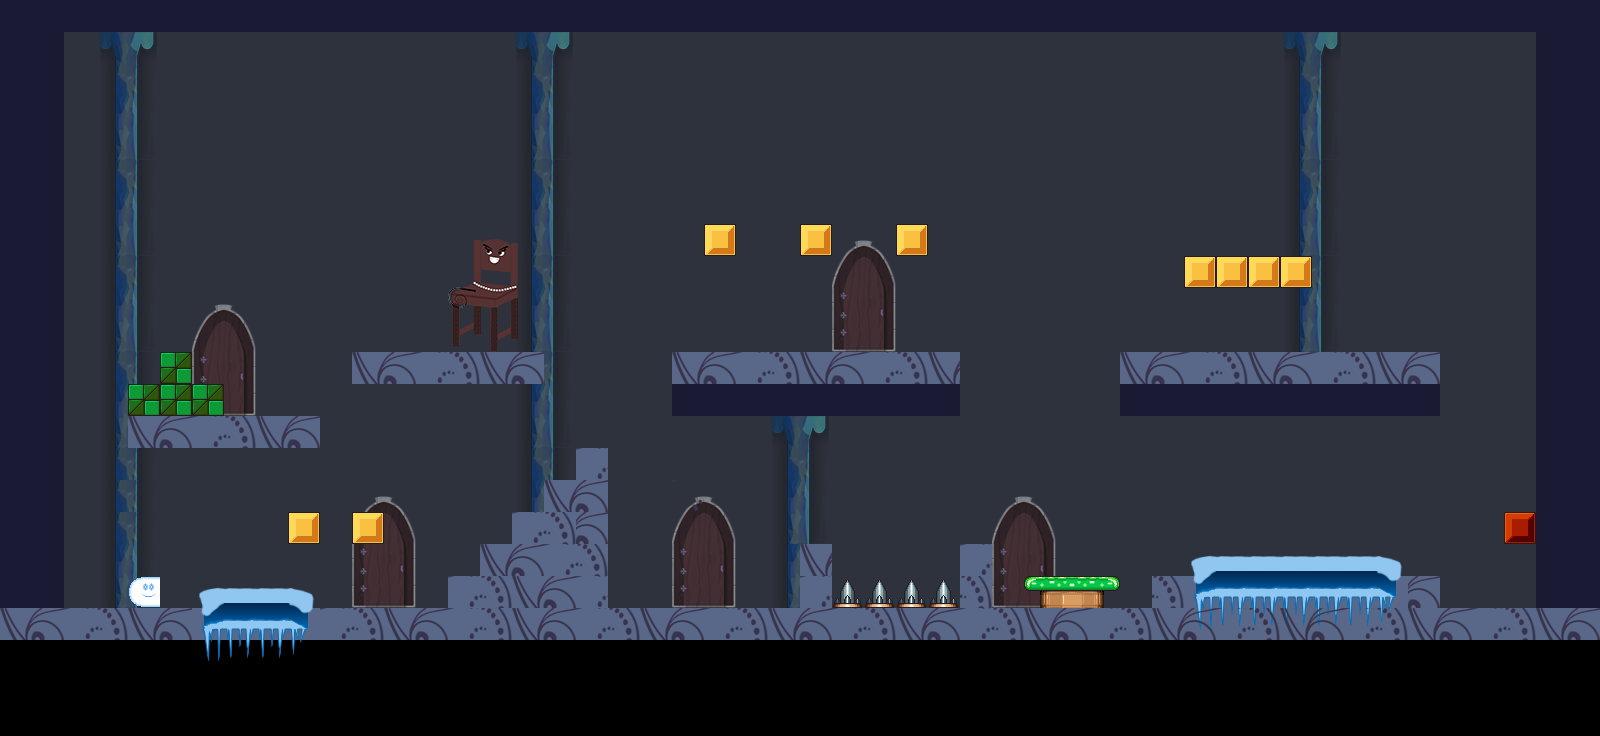

This is a level from a 2D game, rendered from its Tiled map with the project's own tilesets. A one-line summary and the map file follow, with tile-layer data summarised:
An orthogonal 50x23 tile map with 32x32 px tiles, 7 tile layers (background, bg elements, otherGround, ground, ...), 1 hidden layer not drawn, 6 tilesets and 1 object (playerSpawn).

<map version="1.0" orientation="orthogonal" renderorder="right-down" width="50" height="23" tilewidth="32" tileheight="32" nextobjectid="6">
 <tileset firstgid="1" name="tileset-level1" tilewidth="32" tileheight="32" tilecount="32" columns="8">
  <image source="oldTileSet.png" width="256" height="128" />
  <tile id="1">
   <properties>
    <property name="HasBody" value="" />
    <property name="bodyType" value="static" />
    <property name="friction" type="float" value="1" />
    <property name="myName" value="env" />
   </properties>
  </tile>
  <tile id="8">
   <properties>
    <property name="HasBody" value="" />
    <property name="bodyType" value="static" />
    <property name="friction" type="float" value="1" />
    <property name="isGround" value="" />
    <property name="myName" value="env" />
   </properties>
  </tile>
 </tileset>
 <tileset firstgid="33" name="tileset-platformer" tilewidth="32" tileheight="32" tilecount="102" columns="6">
  <image source="tileset-platformer.png" width="192" height="544" />
  <tile id="0">
   <properties>
    <property name="HasBody" value="" />
    <property name="bodyType" value="" />
    <property name="canBeBroken" value="" />
   </properties>
  </tile>
  <tile id="12">
   <properties>
    <property name="HasBody" value="" />
    <property name="bodyType" value="static" />
    <property name="bounce" type="float" value="1.2" />
   </properties>
  </tile>
  <tile id="13">
   <properties>
    <property name="HasBody" value="" />
    <property name="bodyType" value="static" />
    <property name="bounce" type="float" value="1.2" />
   </properties>
  </tile>
  <tile id="14">
   <properties>
    <property name="HasBody" value="" />
    <property name="bodyType" value="static" />
    <property name="bounce" type="float" value="1.2" />
   </properties>
  </tile>
  <tile id="50">
   <properties>
    <property name="HasBody" value="" />
    <property name="bodyType" value="dynamic" />
    <property name="friction" type="float" value="1" />
    <property name="isEnemy" value="true" />
    <property name="isInvincible" value="false" />
    <property name="lives" type="int" value="3" />
   </properties>
  </tile>
  <tile id="58">
   <properties>
    <property name="HasBody" value="" />
    <property name="bodyType" value="static" />
    <property name="isEnemy" value="" />
    <property name="myName" value="nemico" />
   </properties>
  </tile>
  <tile id="60">
   <properties>
    <property name="HasBody" value="" />
    <property name="bodyType" value="static" />
    <property name="isSensor" value="" />
    <property name="myName" value="end_level" />
   </properties>
  </tile>
  <tile id="62">
   <properties>
    <property name="HasBody" value="" />
    <property name="bodyType" value="static" />
    <property name="isSensor" value="true" />
    <property name="myName" value="coin" />
   </properties>
  </tile>
  <tile id="85">
   <properties>
    <property name="HasBody" value="" />
    <property name="bodyType" value="dynamic" />
    <property name="canBeBroken" value="true" />
   </properties>
  </tile>
 </tileset>
 <tileset firstgid="135" name="snowtiles" tilewidth="32" tileheight="32" tilecount="9" columns="3">
  <image source="snowtiles.png" width="96" height="96" />
  <tile id="3">
   <properties>
    <property name="HasBody" value="" />
    <property name="bodyType" value="static" />
    <property name="friction" type="float" value="0" />
   </properties>
  </tile>
  <tile id="4">
   <properties>
    <property name="HasBody" value="" />
    <property name="bodyType" value="static" />
    <property name="friction" type="float" value="0" />
   </properties>
  </tile>
  <tile id="5">
   <properties>
    <property name="HasBody" value="" />
    <property name="bodyType" value="static" />
    <property name="friction" type="float" value="0" />
   </properties>
  </tile>
 </tileset>
 <tileset firstgid="144" name="steve_anim-small" tilewidth="27" tileheight="40" tilecount="3" columns="3">
  <image source="steve_anim-small.png" width="82" height="40" />
  <tile id="0">
   <properties>
    <property name="HasBody" value="" />
    <property name="IsAnimated" value="" />
    <property name="IsPlayer" value="" />
    <property name="animIdle" value="count =3, time = 250" />
    <property name="rotation" type="float" value="15" />
    <property name="sequences" value="[&quot;animIdle&quot;]" />
   </properties>
  </tile>
 </tileset>
 <tileset firstgid="147" name="tileset-platformer" tilewidth="32" tileheight="32" tilecount="102" columns="6">
  <image source="tileset-platformer.png" width="192" height="544" />
  <tile id="12">
   <properties>
    <property name="HasBody" value="" />
    <property name="bodyType" value="static" />
    <property name="bounce" type="float" value="1.2" />
   </properties>
  </tile>
  <tile id="13">
   <properties>
    <property name="HasBody" value="" />
    <property name="bodyType" value="static" />
    <property name="bounce" type="float" value="1.2" />
   </properties>
  </tile>
  <tile id="14">
   <properties>
    <property name="HasBody" value="" />
    <property name="bodyType" value="static" />
    <property name="bounce" type="float" value="1.2" />
   </properties>
  </tile>
  <tile id="50">
   <properties>
    <property name="HasBody" value="" />
    <property name="bodyType" value="dynamic" />
    <property name="friction" type="float" value="1" />
    <property name="isEnemy" value="true" />
    <property name="isInvincible" value="false" />
    <property name="lives" value="3" />
   </properties>
  </tile>
  <tile id="58">
   <properties>
    <property name="HasBody" value="" />
    <property name="bodyType" value="static" />
    <property name="myName" value="nemico" />
   </properties>
  </tile>
  <tile id="62">
   <properties>
    <property name="HasBody" value="" />
    <property name="bodyType" value="static" />
    <property name="isSensor" value="true" />
    <property name="myName" value="coin" />
   </properties>
  </tile>
  <tile id="85">
   <properties>
    <property name="HasBody" value="" />
    <property name="bodyType" value="dynamic" />
    <property name="canBeBroken" value="true" />
   </properties>
  </tile>
 </tileset>
 <tileset firstgid="249" name="sedia" tilewidth="70" tileheight="113" tilecount="1" columns="1">
  <image source="sedia.png" width="70" height="113" />
  <tile id="0">
   <properties>
    <property name="HasBody" value="" />
    <property name="bodyType" value="" />
    <property name="friction" type="float" value="1" />
    <property name="isEnemy" value="true" />
    <property name="lives" value="5" />
   </properties>
  </tile>
 </tileset>
 <layer name="background" width="50" height="23">
  <data>[1150 cells, 1000 non-empty, 1 distinct tile ids]</data>
 </layer>
 <layer name="bg elements" width="50" height="23">
  <data>[1150 cells, 144 non-empty, 16 distinct tile ids]</data>
 </layer>
 <layer name="otherGround" width="50" height="23">
  <data>[1150 cells, 18 non-empty, 1 distinct tile ids]</data>
 </layer>
 <layer name="ground" width="50" height="23">
  <data>[1150 cells, 124 non-empty, 10 distinct tile ids]</data>
 </layer>
 <layer name="walls" width="50" height="23">
  <data>[1150 cells, 141 non-empty, 1 distinct tile ids]</data>
 </layer>
 <layer name="elements" width="50" height="23">
  <data>[1150 cells, 23 non-empty, 9 distinct tile ids]</data>
 </layer>
 <objectgroup name="playerSpawn">
  <object id="5" name="playerSpawn" x="198.667" y="490.667" width="32" height="32" />
 </objectgroup>
 <layer name="player" width="50" height="23" visible="0">
  <data>[1150 cells, 1 non-empty, 1 distinct tile ids]</data>
 </layer>
 <layer name="textures" width="50" height="23">
  <data>[1150 cells, 99 non-empty, 4 distinct tile ids]</data>
 </layer>
</map>
